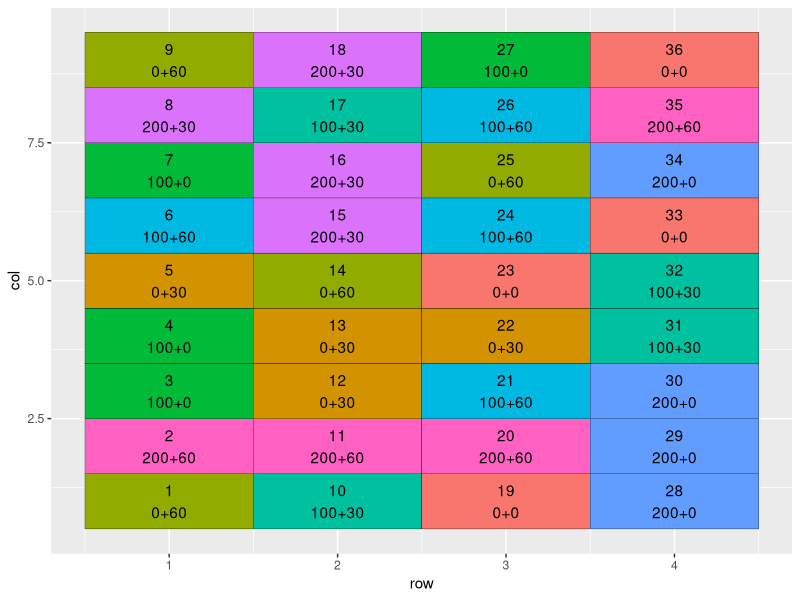
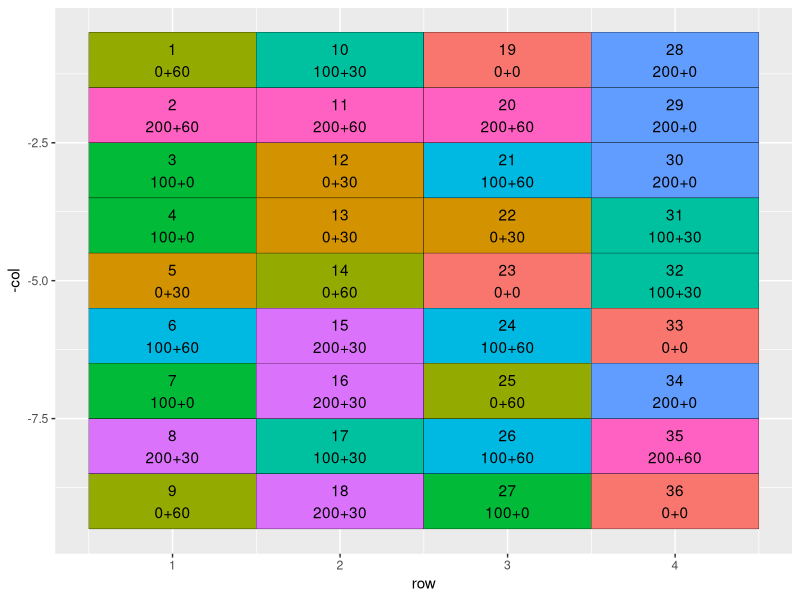
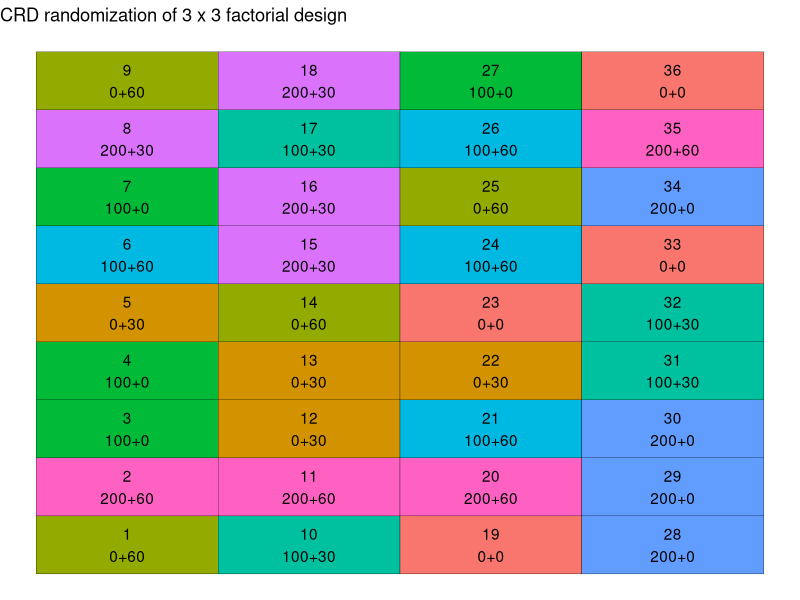
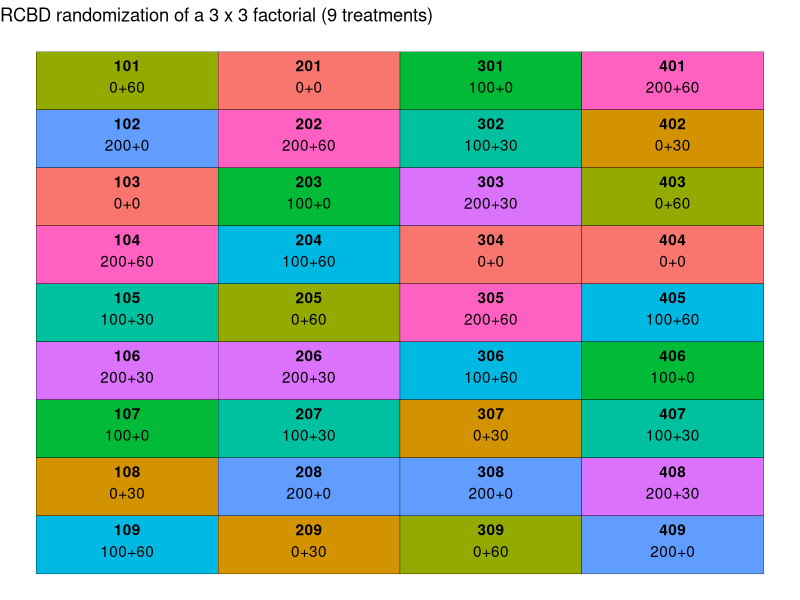

The R script that drew these images, in order: (Note: this script raises an error after producing the figures.)
## ---- chunk 1
# Loading packages
library(tidyverse) # for data wrangling and plotting
## ---- chunk 2
trts = crossing(nrate_kgha = c(0, 100, 200),
                krate_kgha = c(0, 30, 60)
                ) %>%
  mutate(trtnum = 1:nrow(.)) %>%
  mutate(trtname = paste0(nrate_kgha, "+", krate_kgha))

trts
## ---- chunk 3
# Setting seed to get same randomization result every time
set.seed(930)

crd_rand = crossing(trtname = trts$trtname, 
                    rep = 1:4
                    ) %>%
# Since plots are organized without a structure, let's number them 1 through 36

  mutate(plot = 1:nrow(.)) %>%
  
# Randomizing trtname to plots, without restrictions 
  
  mutate(plot = sample(plot)) %>%
  arrange(plot)

crd_rand

## ---- chunk 4

crd_layout = crd_rand %>%

# Defining number of rows and columns in the field for plotting purposes
  mutate(row = rep(1:4, each = 9)) %>%
  mutate(col = rep(seq(from = 1, 
                   to = 9,
                   by = 1), times = 4)) %>%

# Creating plot and trtname labels for plotting
  mutate(lab = paste0(plot, "\n", trtname))

crd_layout
  


## ---- chunk 5

ggplot(data = crd_layout,
       aes(x = row, y = col)) + geom_tile(aes(fill = trtname),
                                          color = "black",
                                          show.legend = F) +
  geom_text(aes(label = lab), vjust = 0.5) 

# for arranging in ascending order 
ggplot(data = crd_layout,
       aes(x = row, y = -col)) + geom_tile(aes(fill = trtname),
                                          color = "black",
                                          show.legend = F) +
  geom_text(aes(label = lab), vjust = 0.5) 

# now 

ggplot(data = crd_layout,
       aes(x = row, y = col)) + geom_tile(aes(fill = trtname),
                                          color = "black",
                                          show.legend = F) +
  geom_text(aes(label = lab), vjust = 0.5) + labs(title = "CRD randomization of 3 x 3 factorial design") +
  theme_void()

## ---- chunk 6
# Setting seed to get same randomization result every time
set.seed(930)

rcbd_rand = crossing(trtname = trts$trtname,
                     rep = 1:4,
                     ) %>%
  arrange(rep) %>%
  group_by(rep) %>%
  mutate(trtname = sample(trtname)) %>%
  mutate(plot = (rep*100) + 1:9) %>%
  ungroup()


rcbd_rand
## ---- chunk 7
rcbd_rand %>%
  group_by(rep, trtname) %>%
  tally()
## ---- chunk 8
rcbd_layout <- rcbd_rand %>%
  # Defining number of rows and columns in the field for plotting purposes
  mutate(row = rep(1:4, each = 9)) %>%
  mutate(col = rep(seq(from = 1, 
                       to = 9, #total number of treatments, 
                       by = 1), 
                   times = 4 #total number of blocks
  )) %>%
  # Creating plot and trtname labels for plotting
  mutate(lab = paste0(plot, "\n", trtname))

rcbd_layout
## ---- chunk 9
ggplot(data = rcbd_layout, aes(x = row, 
                               y = -col))+
  geom_tile(aes(fill = trtname),
            color = "black",
            show.legend = F
  )+
  geom_text(aes(label = plot), fontface = "bold", vjust = -.8)+
  geom_text(aes(label = trtname), vjust = 1)+
  labs(title = "RCBD randomization of a 3 x 3 factorial (9 treatments)") +
  theme_void()

## ---- chunk 10
rcbd_rand %>%

  # Retrieving other information contained in trts
left_join(trts) %>%
  
  # Rearranging columns  
dplyr::select(plot, rep, trtname, trtnum,
              nrate_kgha, krate_kgha) %>%
  write_csv("../output/rcbd_randomization_table.csv")

## ---- chunk 11
ggsave("../output/rcbd_layoutmap.png",
       width = 6,
       height = 4,
       bg = "white")
